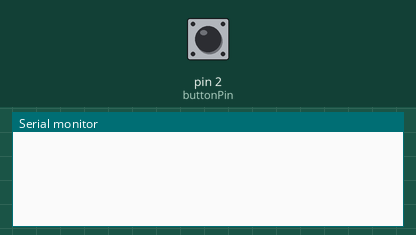
Simulated run of this sketch. Board: Arduino Uno, built with avr-gcc and run on an emulated ATmega328P. Parts: the last lines printed to the serial monitor. Inputs (shaded band) come from the test bench; at power-on: pin 2 (buttonPin) LOW. Random numbers use the default seed unless the sketch sets one.

Above: at 1.2 s.
1.3 s: pin 2 (buttonPin) pulled HIGH for 0.15 s
At 2.5 s:
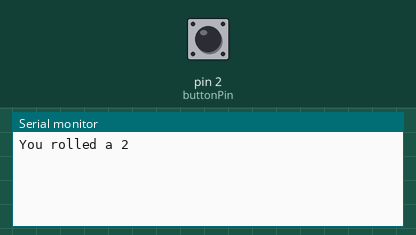
2.9 s: pin 2 (buttonPin) pulled HIGH for 1 s
At 5.0 s:
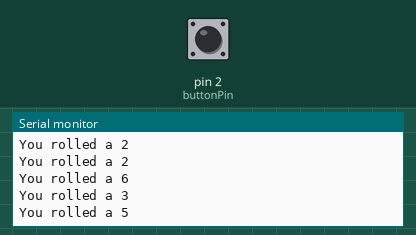
5.4 s: pin 2 (buttonPin) pulled HIGH for 1 s
At 7.0 s:
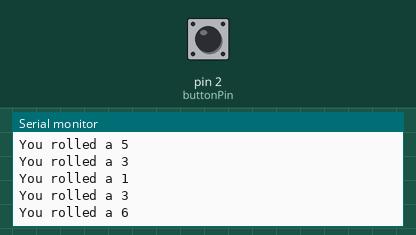
Timing chart, 0 to 8.5 s (numbered marks = the images above; inputs shaded):
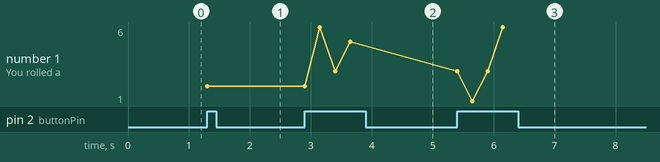

The sketch:

dice_roll_demo.ino
```cpp
//Code for dice roll button press
int buttonPin = 2;    //holds location of button
int buttonState = 0;  //holds value of button, 1 is pressed 0 is not pressed
int dice = 0;
void setup() {
  Serial.begin(9600);  //start serial monitor with a refresh rate of 9600
}

void loop() {
  buttonState = digitalRead(buttonPin);
  if (buttonState == 1) {
    dice = random(1, 7);            //generate a random number 1-6
    Serial.print("You rolled a ");  //print first part of text
    Serial.println(dice);           //print dice roll
    delay(250);                     //delay 1/4 second
  }
}
```

Measured:
- after the input at 1.3 s, the serial monitor: prints a new line at once (image 1)
- after the input at 2.9 s, the serial monitor: prints a new line after 0.25 s (image 2)
- after the input at 5.4 s, the serial monitor: prints a new line after 0.25 s (image 3)
- plotted number 1: 2 → 5 after the input at 2.9 s
